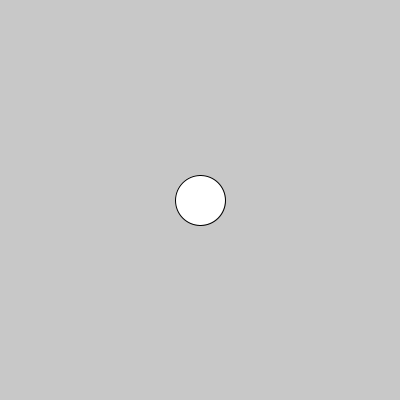
Frame 1 (no input)
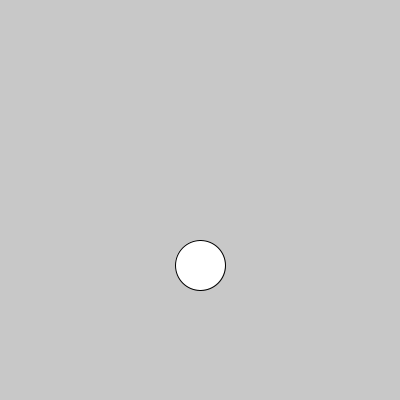
Frame 60 (the mouse pressed at the canvas centre just before this capture)
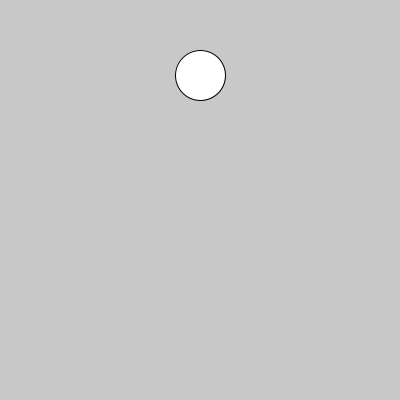
Frame 120 (the mouse held since frame 60 and released just before this capture)

The Processing sketch that drew these frames (run headless with seeded random() and noise(); from frame 60 on, the mouse is pressed at the canvas centre):

// Processing sketch: condicional_rebote_xy_velocidad
// ── condicional_rebote_xy_velocidad.pde
int tam = 50;
int dir = 1;
int vel = 5;
int posY;

void setup(){
  size(400,400);
  posY = width/2;
}

void draw(){
  background(200);
  ellipse(width/2, posY, tam, tam);
  if(posY+tam/2 > height || posY-tam/2 < 0){
    dir = (dir * -1);
  }
  posY = posY + (dir * vel);
}
